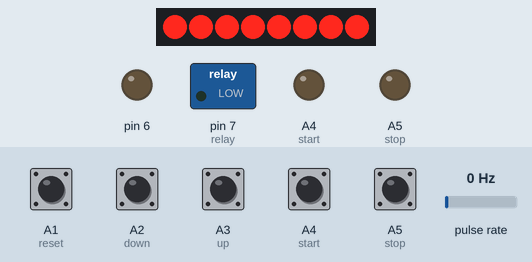
Simulated run of this program. Board: Arduino Nano, built with avr-gcc and run on an emulated ATmega328P. Shown: 8 shift-register outputs drawn as a row of LEDs (first output left, lit = HIGH), switched loads named in the program (green lamp = pin HIGH), output pins drawn as LEDs (lit = HIGH). Wiring (inferred from the names in the program): pulse sensor: data pin 2; shift register (74HC595): data A0; shift clock pin 12; latch pin 13. Wiring (inferred from the signals the program sends): row of LEDs: on Q0, Q1, Q2, Q3, Q4, Q5, Q6, Q7. Inputs (shaded band) come from the test bench; at power-on: A1 (reset), A2 (down), A3 (up), A4 (start), A5 (stop) HIGH, pulse rate 0 Hz. EEPROM starts erased; pins used as bus, display or sensor lines are not drawn.

Above: at 1.2 s.
1.3 s: A1 (reset) pulled LOW for 0.15 s
At 2.3 s:
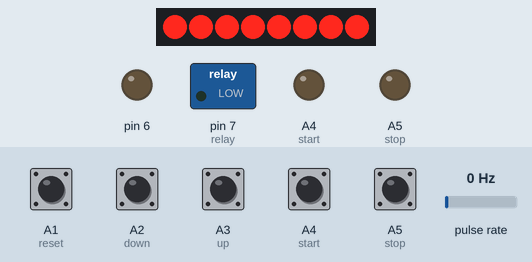
2.9 s: A4 (start) pulled LOW for 0.15 s
At 3.5 s:
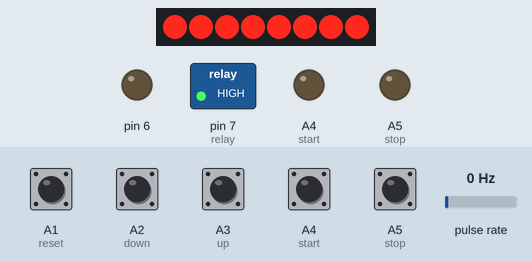
4.5 s: A1 (reset) pulled LOW for 1 s
At 5.9 s:
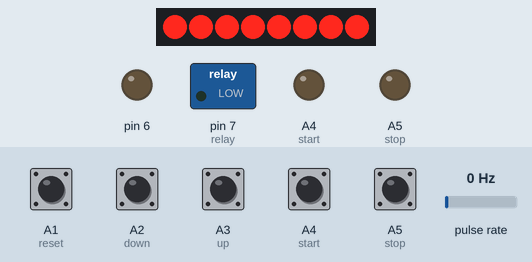
7.0 s: A4 (start) pulled LOW for 1 s
At 7.8 s:
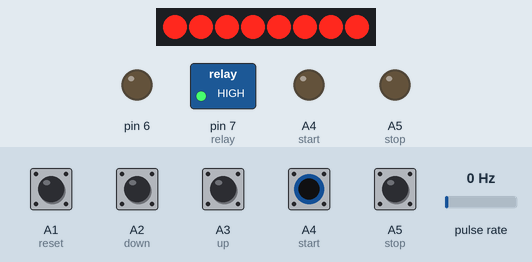
Timing chart, 0 to 10.0 s (numbered marks = the images above; inputs shaded):
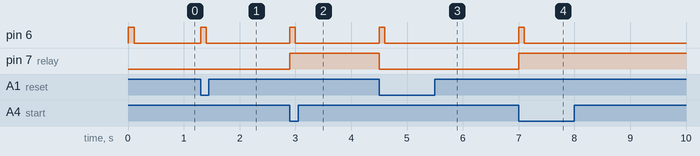

The program:

main.cpp
```cpp
#include <Arduino.h>
#include "Button.h"
#include "CountDown.h"
#include "Display.h"
#include "TimerOne.h"
#include "Setting.h"
#include "Buzer.h"
#include "Delay.h"
// konstan variabel io
const int relay = 7;
const int encoder = 2;

// interup variabel
volatile int counterRPM;//, displyRPM;
uint8_t settingEnable = true;
// Create Object from class
Buzer buzer = Buzer(6);
Button stop = Button(A5);
Button start = Button(A4);
Button up = Button(A3);
Button down = Button(A2);
Button reset = Button(A1);
Setting setting = Setting(1, 60);
CountDown myCounter = CountDown(1);
Display display = Display();
Delay myDelay = Delay();

void incriment()
{
  counterRPM++;
}
void rpm()
{
  // uint8_t oldSREG = SREG;
  // cli();
  // display.setRPM(counterRPM *0.9375);
  display.setRPM(counterRPM );
  counterRPM = 0;
  // SREG = oldSREG;
}

void setup()
{
  pinMode(relay, OUTPUT);
  digitalWrite(relay, LOW);
  pinMode(encoder, INPUT_PULLUP);
  attachInterrupt(digitalPinToInterrupt(encoder), incriment, FALLING);
  // Timer1.initialize(1000000);
  Timer1.initialize(937500);
  Timer1.attachInterrupt(rpm); // rpm call every 1 seconds
  buzer.on(100);
  myCounter.resetCount(setting.getValue(), 00);
  start.enable();
  stop.disable();
}
unsigned long rate;
void loop()
{
  if (reset.getValue() == LOW)
  {
    start.enable();
    stop.disable();
    buzer.on(100);
    myCounter.resetCount(setting.getValue(), 00);
    settingEnable = true;
  }

  if (start.getValue() == LOW)
  {
    start.disable();
    stop.enable();
    settingEnable = false;
    buzer.on(100);
    myCounter.startCount();
  }
  if (stop.getValue() == LOW)
  {
    stop.disable();
    start.enable();
    buzer.on(100);
    myCounter.stopCount();
    digitalWrite(relay, LOW);
  }

  if (myCounter.isRun())
  {
    digitalWrite(relay, HIGH);
    display.tick(myCounter.halfSec());
  }
  else
  {
    display.tick(true);
    digitalWrite(relay, LOW);

    if (settingEnable == true)
    {
      if (up.getValue() == LOW)
      {
        buzer.on(100);
        setting.increment();
        myCounter.setCount(setting.getValue(), 0);
      }
      if (down.getValue() == LOW)
      {
        buzer.on(100);
        setting.decrement();
        myCounter.setCount(setting.getValue(), 0);
      }
    }
  }
  if (myCounter.isFinish())
  {
    buzer.onRepeat(10, 200);
    myDelay.setTimeout(10000);
    display.blink(true);
  }
  if (myDelay.callBack())
  {
    //auto reset
    display.blink(false);
    start.enable();
    stop.disable();
    myCounter.resetCount(setting.getValue(), 00);
    settingEnable = true;
  }

  display.setCounter(myCounter.getMinute(), myCounter.getSecond());

  while (rate == millis())
  {
    //object loop
    start.loop();
    stop.loop();
    reset.loop();
    up.loop();
    down.loop();
  }
  rate = millis();
  while (rate == millis())
  {
    //object loop
    start.loop();
    stop.loop();
    reset.loop();
    up.loop();
    down.loop();
  }
  rate = millis();
  myCounter.loop();
  display.loop();
  buzer.loop();
  myDelay.loop();
}
```

Button.cpp
```cpp
#include "Button.h"

void Button::loop()
{
    if (btnEnable == true)
    {
        int pinValue = digitalRead(pin);
        if (wait == LOW && pinValue == LOW)
        {
            value = LOW;
            wait = HIGH;
            debounce = millis() + 80;
        }
        if (wait == HIGH && pinValue == HIGH)
        {
            if (millis() > debounce)
            {
                wait = LOW;
            }
        }
    }
}

void Button::disable()
{
    btnEnable = false;
    pinMode(pin, OUTPUT);
    digitalWrite(pin, LOW);
}
void Button::enable()
{
    btnEnable = true;
    pinMode(pin, INPUT_PULLUP);
}

bool Button::getValue()
{
        bool ret = value;
        value = HIGH;
        return ret;
}
Button::Button(int pin)
{
    this->pin = pin;
    pinMode(pin, INPUT_PULLUP);
}

Button::~Button()
{
}
```

Button.h
```cpp
#if !defined(Button_h_)
#define Button_h_

#include <Arduino.h>
class Button
{
private:
    int pin;
    bool value=HIGH;
    bool btnEnable = true;
    int wait;
    unsigned long debounce;

public:
    Button(int pin);
    ~Button();
    void disable();
    void enable();
    void reset();
    void loop();
    bool getValue();
};

#endif // Button_h_
```

Buzer.cpp
```cpp
#include "Buzer.h"
void Buzer::on(unsigned long duration)
{
    aktif = true;
    digitalWrite(pin, HIGH);
    this->duration = duration + millis();
}

void Buzer::onRepeat(uint8_t repeat, unsigned long duration)
{

    interval = duration;
    this->repeatduration = repeat * duration * 2;
    this->repeatduration += millis();
}
void Buzer::loop()
{
    unsigned long mls = millis();
    if (aktif == true)
    {
        if (mls > duration)
        {
            aktif = false;
            digitalWrite(pin, LOW);
        }
    }

    if (repeatduration > mls)
    {
        if ((repeatduration - mls) % (2 * interval) < interval)
        {
            digitalWrite(pin, LOW);
        }
        else
        {
            digitalWrite(pin, HIGH);
        }
    }
}

Buzer::Buzer(int pin)
{
    pinMode(pin, OUTPUT);
    this->pin = pin;
}

Buzer::~Buzer()
{
}
```

Buzer.h
```cpp
#if !defined(Buzer_h)
#define Buzer_h
#include <Arduino.h>

class Buzer
{
private:
    uint8_t aktif;
    int pin;
    unsigned long interval;
    unsigned long repeatduration;
    unsigned long duration;

public:
    Buzer(int pin);
    void on(unsigned long duration);
    void onRepeat(uint8_t repeat, unsigned long duration);
    void loop();
    ~Buzer();
};

#endif // Buzer_h
```

CircularEprom.cpp
```cpp
#include "CircularEprom.h"

uint8_t CircularEprom::read()
{
    return EEPROM.read(index);
}
void CircularEprom::write(uint8_t value)
{
    EEPROM.write(index, value);
}
CircularEprom::CircularEprom()
{

    index = EEPROM.read(startIdx);     //baca alamat pointer
    uint8_t copy = EEPROM.read(index); //
    index++;
    if (index > 255 || index < 2)
    {
        index = 2;
    }
    EEPROM.write(startIdx, index); // simpan alamat pointer
    EEPROM.write(index, copy);
}

CircularEprom::~CircularEprom()
{
}
```

CircularEprom.h
```cpp
#if !defined(CircularEprom_h)
#define CircularEprom_h
#include <EEPROM.h>

class CircularEprom
{
private:
    int index;
    uint8_t value;
    const int startIdx = 1;

public:
    CircularEprom(/* args */);
    ~CircularEprom();
    uint8_t read();
    void write(uint8_t value);
};
#endif // CircularEprom_h
```

CountDown.cpp
```cpp
#include "CountDown.h"
CountDown::CountDown(unsigned int addres)
{
}

CountDown::~CountDown()
{
}
unsigned char CountDown::getMinute()
{
    return this->min;
}
unsigned char CountDown::getSecond()
{
    return this->sec;
}
bool CountDown::halfSec()
{
    return half;
}
int CountDown::millisToSecond(unsigned long milis)
{
    return milis / 1000;
}
unsigned long CountDown::secondToMillis(int second)
{
    return (second * 1000L);
}

bool CountDown::isFinish()
{
    if (finish == true)
    {
        finish = false;
        return true;
    }
    return finish;
}
void CountDown::loop()
{
    unsigned long mymillis = millis();
    if (start == true)
    {
        if (mymillis >= millisCounter)
        {
            finish = true;
            start = false;
        }
        else
        {
            unsigned long bufer = millisCounter - mymillis;
            int detik = millisToSecond(bufer);
            min = detik / 60;
            sec = detik % 60;
            (mymillis % 1000) > 500 ? half = true : half = false;
        }
    }
}

void CountDown::resetCount(unsigned char min, unsigned char sec)
{
    start = false;
    this->setCount(min, sec);
}
void CountDown::startCount()
{
    if (start == false)
    {
        if (min + sec > 0)
        {
            startMillis = millis();
            millisCounter = startMillis + secondToMillis((min * 60) + sec);
            start = true;
            finish = false;
        }
    }
}
void CountDown::stopCount()
{
    start = false;
}

bool CountDown::isRun()
{
    return start;
}
void CountDown::setCount(unsigned char min, unsigned char sec)
{
    this->min = min;
    this->sec = sec;
}
```

CountDown.h
```cpp
#if !defined(CountDown_h_)
#define CountDown_h_

#include <Arduino.h>
class CountDown
{
private:
    /* data */
    unsigned long startMillis, millisCounter;
    unsigned char min, sec;
    bool start, half, finish;
    int millisToSecond(unsigned long milis);
    unsigned long secondToMillis(int second);

public:
    CountDown(unsigned int addres);
    unsigned char getMinute();
    unsigned char getSecond();
    void startCount();
    void stopCount();
    void resetCount(unsigned char min, unsigned char sec);
    bool halfSec();
    void setCount(unsigned char min, unsigned char sec);
    bool isFinish();
    void loop();
    bool isRun();
    ~CountDown();
};

#endif // CountDown_h_
```

Delay.cpp
```cpp
#include "Delay.h"

void Delay::loop()
{

    if (enable)
    {
        if (millis() > duration)
        {
            enable = false;
            call = true;
        }
    }
}
bool Delay::callBack()
{
    if (call)
    {
        call = false;
        return true;
    }
    else
    {
        return false;
    }
}
void Delay::setTimeout(unsigned long duration)
{
    if (duration > 0)
    {
        enable = true;
        this->duration = duration + millis();
    }
}
Delay::Delay(/* args */)
{
}

Delay::~Delay()
{
}
```

Delay.h
```cpp
#if !defined(Delay_h)
#define Delay_h

#include <Arduino.h>
class Delay
{
private:
    bool enable, call;
    unsigned long duration;

public:
    Delay(/* args */);
    void setTimeout(unsigned long duration);
    bool callBack();
    void loop();
    ~Delay();
};
#endif // Delay_h
```

Display.cpp
```cpp
#include "Display.h"
#include <Arduino.h>
Display::Display(/* args */)
{
    pinMode(dataReg, OUTPUT);
    pinMode(stbReg, OUTPUT);
    pinMode(clkReg, OUTPUT);
}

Display::~Display()
{
}

void Display::setCounter(unsigned char min, unsigned char sec)
{
    int count = (min * 100) + sec;
    uint8_t lookupData[] = {129, 243, 73, 97, 51, 37, 5, 241, 1, 33};
    buf[0] = lookupData[count / 1000];
    buf[1] = lookupData[(count % 1000) / 100];
    buf[2] = lookupData[(count % 100) / 10];
    buf[3] = lookupData[count % 10];
}

void Display::setRPM(int rpm)
{

    uint8_t data1[] = {3, 111, 133, 37, 105, 49, 17, 103, 1, 33};
    uint8_t data2[] = {17, 221, 41, 137, 197, 131, 3, 217, 1, 129};
    buf[4] = data1[rpm / 1000];
    buf[5] = data2[(rpm % 1000) / 100];
    buf[6] = data1[(rpm % 100) / 10];
    buf[7] = data2[rpm % 10];
}
void Display::segOut(uint8_t s)
{

    digitalWrite(stbReg, LOW);
    shiftOut(dataReg, clkReg, MSBFIRST, s);
    digitalWrite(stbReg, HIGH);
}

void Display::tick(bool val)
{
    lamp = val;
}
void Display::blink(bool value)
{
    kedip = value;
}
void Display::loop()
{

    bool off = false;
    if (kedip)
    {
        if (millis() % 500 > 250)
        {
            off = true;
        }
    }

    switch (scan)
    {
    case 0:
        clrPin(com4);
        segOut(buf[0]);
        segOut(0xff);
        off == true ? clrPin(com1) : setPin(com1);
        break;
    case 1:
        clrPin(com1);
        segOut(buf[1]);
        segOut(0xff);
        off == true ? clrPin(com2) : setPin(com2);
        break;
    case 2:
        clrPin(com2);
        lamp == true ? segOut(buf[2] & 0xfe) : segOut(buf[2]);
        segOut(0xff);
        off == true ? clrPin(com3) : setPin(com3);
        break;
    case 3:
        clrPin(com3);
        lamp == true ? segOut(buf[3] & 0xfe) : segOut(buf[3]);
        segOut(0xff);
        off == true ? clrPin(com4) : setPin(com4);
        break;
    case 4:
        clrPin(com4);
        segOut(0xff);
        segOut(buf[4]);
        setPin(com1);
        break;
    case 5:
        clrPin(com1);
        segOut(0xff);
        segOut(buf[5]);
        setPin(com2);
        break;
    case 6:
        clrPin(com2);
        segOut(0xff);
        segOut(buf[6]);
        setPin(com3);
        break;
    case 7:
        clrPin(com3);
        segOut(0xff);
        segOut(buf[7]);
        setPin(com4);
        break;
    }
    if (++scan > 7)
    {
        scan = 0;
    }
}
```

Display.h
```cpp
#if !defined(Display_h_)
#define Display_h_

#include <Arduino.h>
#define setPin(b) ((b) < 8 ? PORTD |= (1 << (b)) : PORTB |= (1 << (b - 8)))
#define clrPin(b) ((b) < 8 ? PORTD &= ~(1 << (b)) : PORTB &= ~(1 << (b - 8)))
#define setPinC(b) PORTC |= (1 << (b))
#define clrPinC(b) PORTC &= ~(1 << (b))
#define setPinD(b) PORTD |= (1 << (b))
#define clrPinD(b) PORTD &= ~(1 << (b))
#define setPinB(b) PORTB |= (1 << (b))
#define clrPinB(b) PORTB &= ~(1 << (b))
//#define setPinABC(b) ( ((b)>13) ?   PORTC |=(1<<(b-13))  : ( (b)<8 ? PORTD |=(1<<(b)) : PORTB |=(1<<(b-8)) )  )

#define com1 11
#define com2 10
#define com3 9
#define com4 8

#define dataReg A0
#define stbReg 13
#define clkReg 12

class Display
{
private:
    /* data */
    bool kedip;
    bool lamp;
    uint8_t scan;
    uint8_t buf[8];
    // int count;
    void segOut(uint8_t s);


public:
    void setRPM(int rpm);
    void setCounter(unsigned char min, unsigned char sec);
    void loop();
    void tick(bool val);
    void blink(bool value);
    Display(/* args */);
    ~Display();
};

#endif // Display_h_
```

LedSPI.cpp
```cpp
#include "Arduino.h"
class LedSPI
{
private:
    int stb;
    int data;
    int clk;
    uint8_t buffer;
    void sendSPI();

public:
    LedSPI(int sck, int data, int stb);
    void write(uint8_t pin, uint8_t data);
    ~LedSPI();
};

void LedSPI::write(uint8_t pin, uint8_t data)
{
    if (data == LOW)
    {
        buffer &= (1 << pin);
    }
    else
    {
        buffer |= (1 << pin);
    }
    this->sendSPI();
}
void LedSPI::sendSPI()
{
    digitalWrite(stb, LOW);
    shiftOut(data, clk, LSBFIRST, buffer);
    digitalWrite(stb, HIGH);
}
LedSPI::LedSPI(int sck, int data, int stb)
{
    pinMode(sck, OUTPUT);
    pinMode(data, OUTPUT);
    pinMode(stb, OUTPUT);
    this->data = data;
    this->stb = stb;
    this->clk = clk;
}

LedSPI::~LedSPI()
{
}
```

Setting.cpp
```cpp
#include "Setting.h"
int Setting::getValue()
{
    return value;
}
void Setting::increment()
{
    if (++value > max)
    {
        value = max;
    }
    memori.write(value);
}
void Setting::decrement()
{
    if (--value < min)
    {
        value = min;
    }
    memori.write(value);
}
Setting::Setting(int min, int max)
{
    this->max = max;
    this->min = min;
    value = memori.read();
}

Setting::~Setting()
{
}
```

Setting.h
```cpp
#if !defined(Setting_h)
#define Setting_h

#include "CircularEprom.h"
class Setting
{
private:
    CircularEprom memori = CircularEprom();
    int value;
    int max, min;

public:
    void increment();
    void decrement();
    int getValue();
    Setting(int min, int max);
    ~Setting();
};

#endif // Setting_h
```

Measured:
- after the input at 1.3 s, pin 6: LOW → HIGH at once, → LOW 0.10 s later
- after the input at 2.9 s, pin 6: LOW → HIGH at once, → LOW 0.10 s later; pin 7 (relay): LOW → HIGH at once
- after the input at 4.5 s, pin 6: LOW → HIGH at once, → LOW 0.10 s later; pin 7 (relay): HIGH → LOW at once
- after the input at 7.0 s, pin 6: LOW → HIGH at once, → LOW 0.10 s later; pin 7 (relay): LOW → HIGH at once
